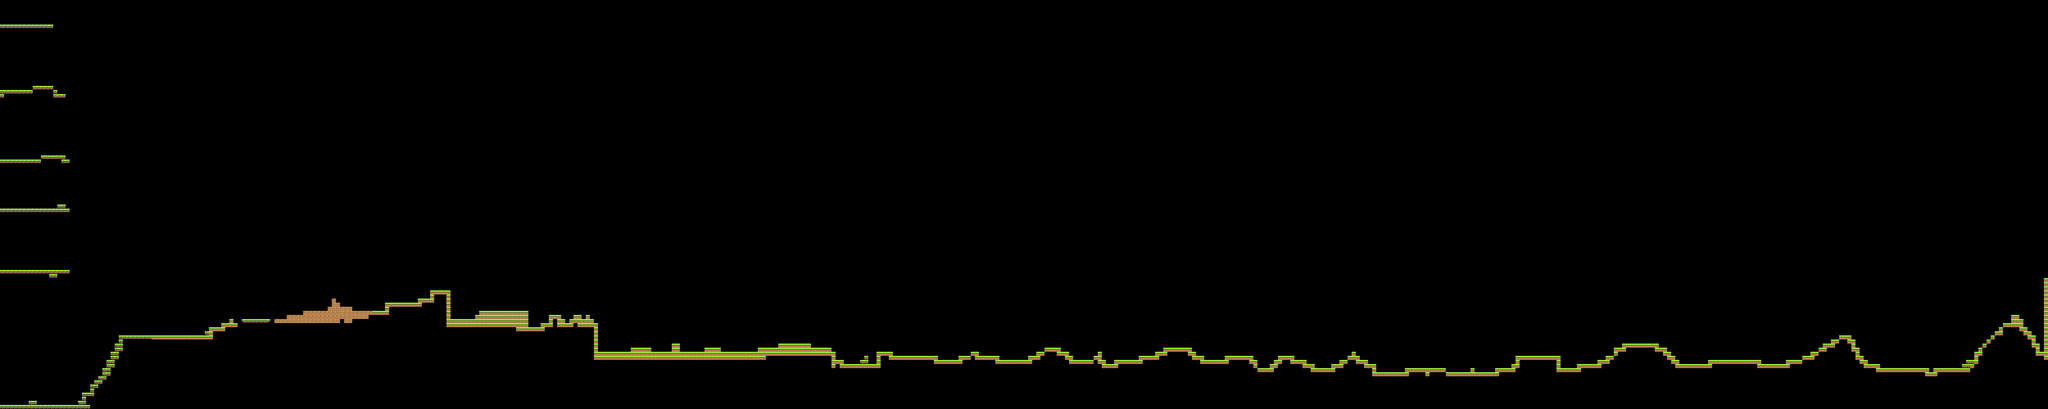

A 2D game scene composited from a Tiled map and its tileset images. What follows is a short description and the map's XML, with each tile layer's data collapsed to a summary:
An orthogonal 500x100 tile map with 30x30 px tiles, 1 tile layer (Tile Layer 1).

<map version="1.0" tiledversion="1.0.1" orientation="orthogonal" renderorder="left-down" width="500" height="100" tilewidth="30" tileheight="30" nextobjectid="1">
 <tileset firstgid="1" source="game.tsx" />
 <layer name="Tile Layer 1" width="500" height="100">
  <data>[50000 cells, 938 non-empty, 5 distinct tile ids]</data>
 </layer>
</map>
